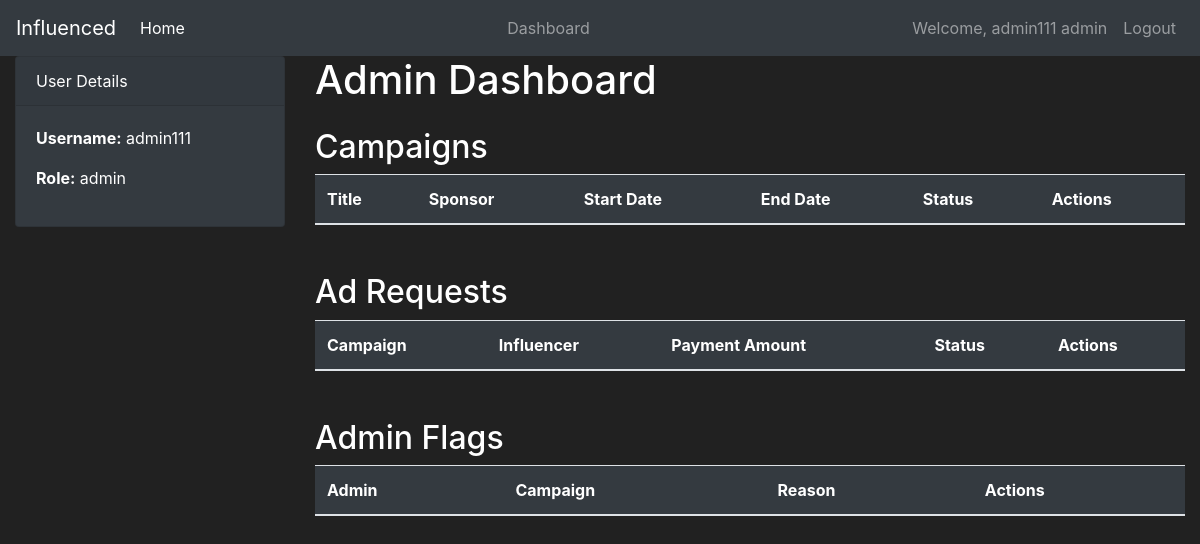
Page /Dashboard/Admin (signed in) on the earlier database version.
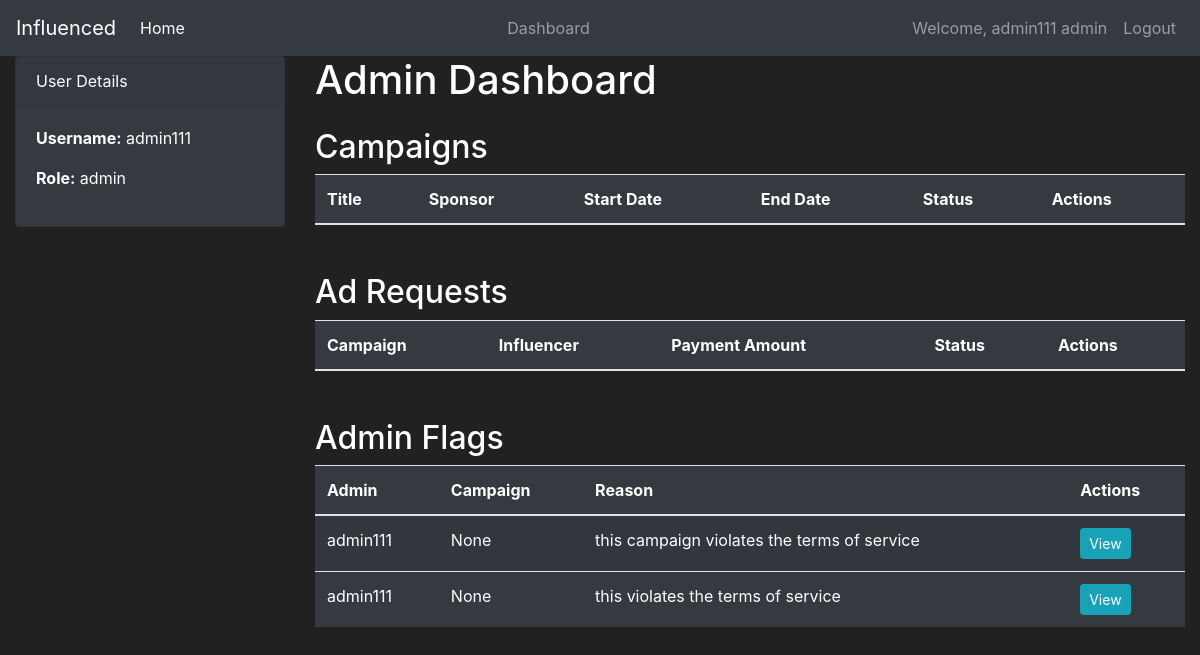
Same page on the later database version.
### website/models.py (models this page shows, shortened)
class User(db.Model,UserMixin):
    id = db.Column(db.Integer, primary_key=True)
    username = db.Column(db.String(150), unique=True, nullable=False)
    email_id = db.Column(db.String(50),nullable=False,unique=True)
    password_hash = db.Column(db.String(150), nullable=False)
    role = db.Column(db.String(50), nullable=False)
    @property
    def password(self):
        return self.password

class AdminFlag(db.Model):
    id = db.Column(db.Integer, primary_key=True)
    user_id = db.Column(db.Integer, db.ForeignKey('user.id'))
    campaign_id = db.Column(db.Integer, db.ForeignKey('campaign.id'))
    reason = db.Column(db.Text)
    user = db.relationship('User', backref=db.backref('flags', lazy=True))
    campaign = db.relationship('Campaign', backref=db.backref('flags', lazy=True))

### website/routes.py (the view)
@app.route('/Dashboard/Admin',methods=['POST','GET'])
@login_required
def website_page_admin():
    if current_user.role != 'admin':
        flash('You do not have permission to access this page.', 'danger')
        return redirect(url_for('home_page'))
    campaigns = Campaign.query.all()
    ad_requests = AdRequest.query.all()
    admin_flags = AdminFlag.query.all()
    return render_template('admin_dashboard.html',
                           campaigns=campaigns,
                           ad_requests=ad_requests,
                           admin_flags=admin_flags)

### website/models.py (called while the page is built)
@login_manager.user_loader
def load_user(user_id):
    return User.query.get(int(user_id))

### website/Templates/admin_dashboard.html (shortened to what this page needs)
{% extends 'base.html' %}
{% block content %}
<div class="container-fluid">
    <div class="row">
        <div class="col-md-3">
            <div class="card bg-dark text-white">
                <div class="card-header">
                    User Details
                </div>
                <div class="card-body">
                    <p><strong>Username:</strong> {{ current_user.username }}</p>
                    <p><strong>Role:</strong> {{ current_user.role }}</p>
                </div>
            </div>
        </div>
        <div class="col-md-9">
            <h1 class="mb-4">Admin Dashboard</h1>
            <h2>Campaigns</h2>
            <table class="table table-striped bg-dark text-white">
                <thead>
                    <tr>
                        <th>Title</th>
                        <th>Sponsor</th>
                        <th>Start Date</th>
                        <th>End Date</th>
                        <th>Status</th>
                        <th>Actions</th>
                    </tr>
                </thead>
            </table>
            <h2 class="mt-5">Ad Requests</h2>
            <table class="table table-striped bg-dark text-white">
                <thead>
                    <tr>
                        <th>Campaign</th>
                        <th>Influencer</th>
                        <th>Payment Amount</th>
                        <th>Status</th>
                        <th>Actions</th>
                    </tr>
                </thead>
            </table>
            <h2 class="mt-5">Admin Flags</h2>
            <table class="table table-striped bg-dark text-white">
                <thead>
                    <tr>
                        <th>Admin</th>
                        <th>Campaign</th>
                        <th>Reason</th>
                        <th>Actions</th>
                    </tr>
                </thead>
                <tbody>
                    {% for flag in admin_flags %}
                    <tr>
                        <td>{{ flag.user.username }}</td>
                        <td>{{ flag.campaign_id }}</td>
                        <td>{{ flag.reason }}</td>
                        <td>
                            <a href="{{ url_for('admin_view_flag', flag_id=flag.id) }}" class="btn btn-sm btn-info">View</a>
                        </td>
                    </tr>
                    {% endfor %}
                </tbody>
            </table>
        </div>
    </div>
</div>
{% endblock %}

### website/Templates/base.html (shortened to what this page needs)
<!doctype html>
<html lang="en">
   <head>
      <link rel="stylesheet" href="https://cdn.jsdelivr.net/npm/bootstrap@4.5.3/dist/css/bootstrap.min.css">
   </head>
   <body>
    <nav class="navbar navbar-expand-md navbar-dark bg-dark">
      <a class="navbar-brand" href="#">Influenced</a>
      <div class="collapse navbar-collapse" id="navbarNav">
        <ul class="navbar-nav mr-auto">
            <li class="nav-item active">
                <a class="nav-link" href="{{ url_for('home_page') }}">Home <span class="sr-only">(current)</span></a>
            </li>
        </ul>
          {% if current_user.is_authenticated  and current_user.role == 'admin' %}
            <ul class="navbar-nav mr-auto">
              <li class="nav-item">
                <a class="nav-link" href="{{ url_for('website_page_admin') }}">Dashboard</a>
              </li>
            </ul>
            <ul class="navbar-nav">
              <li class="nav-item">
                  <a class="nav-link">Welcome, {{ current_user.username }} admin</a>
              </li>
              <li class="nav-item">
                  <a class="nav-link" href="{{ url_for('logout_page')}}">Logout</a>
              </li>
            </ul>
          {% endif %}
      </div>
    </nav>
      {% block content %}
      {% endblock %}
   </body>
</html>

### website/Templates/base.html (style rules this page uses)
body { background-color: #212121; color: white }

Differences in the rows shown:
added AdminFlag: user.username "admin111", campaign_id "None", reason "this campaign violates the terms of service"
added AdminFlag: user.username "admin111", campaign_id "None", reason "this violates the terms of service"
